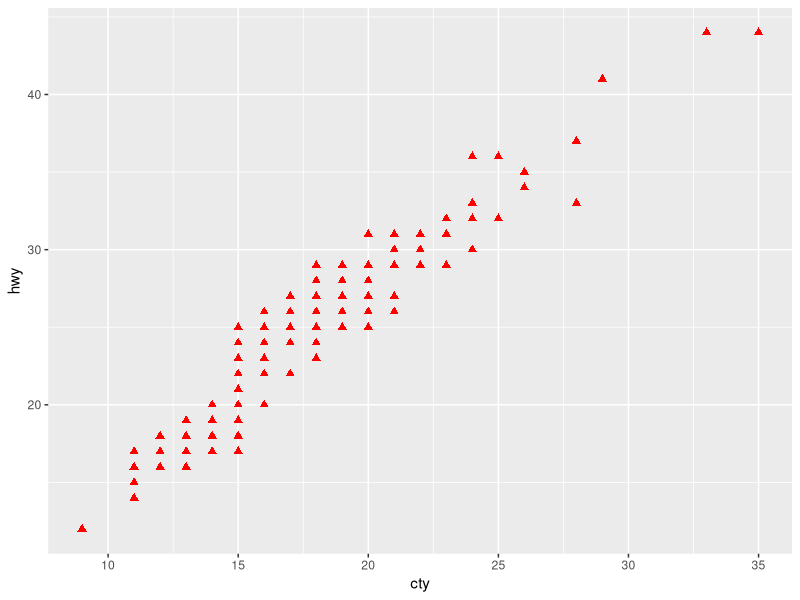
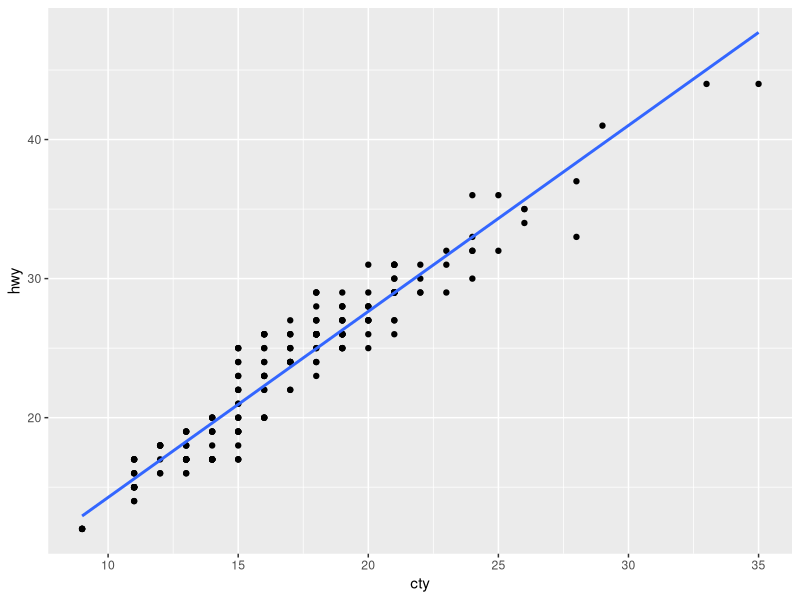
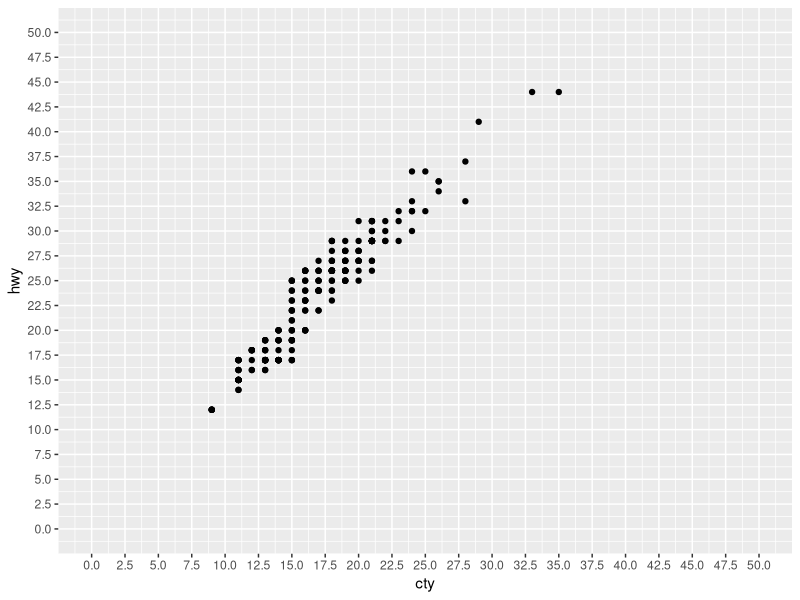
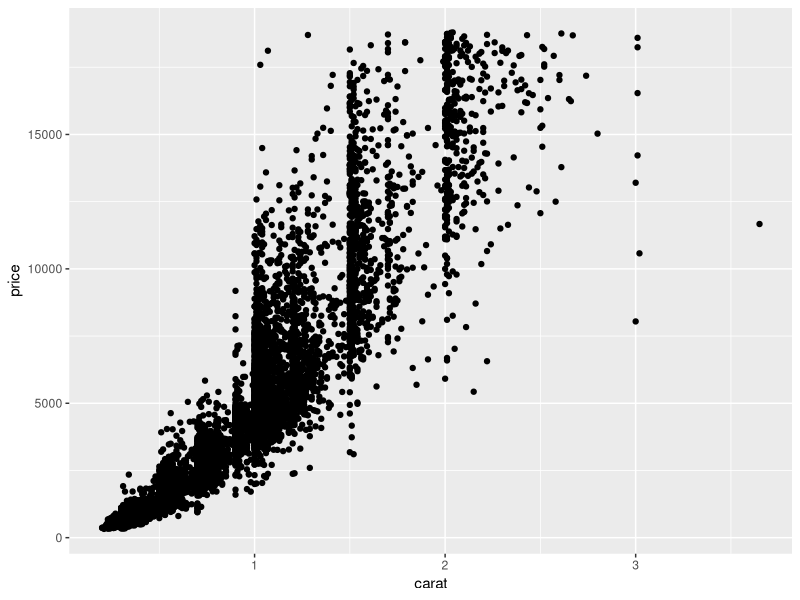
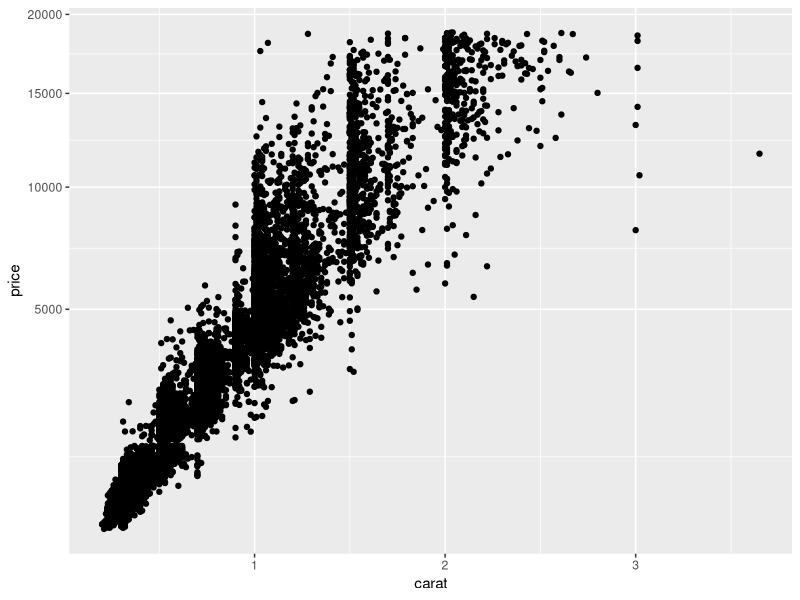
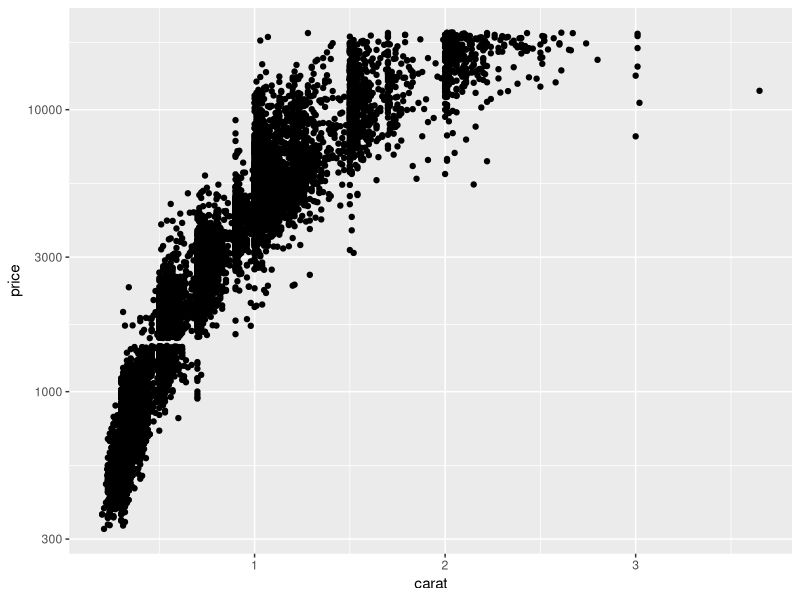
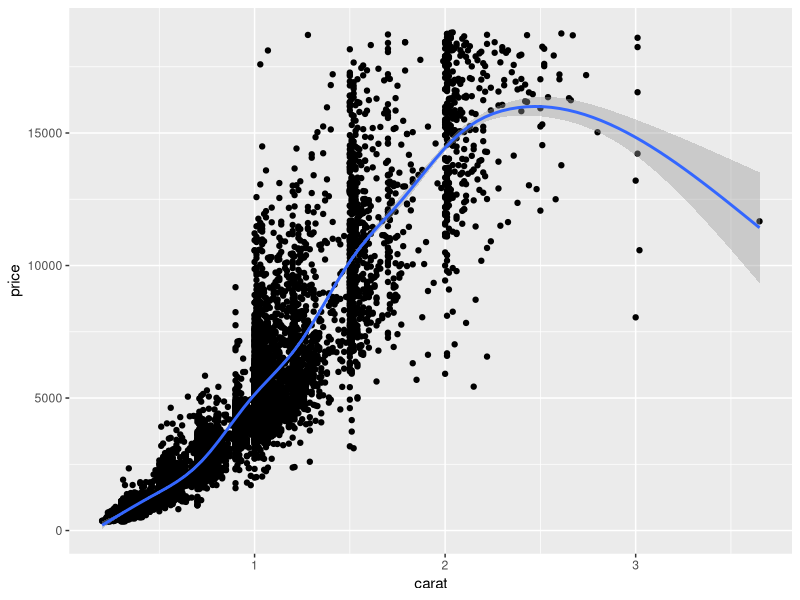

Source code (R) for these figures, in order:
# clear work space
rm(list = ls())
graphics.off()

# load libraries
library(ggplot2)
library(dplyr)
library(tibble)

## Scatter plot
mpg %>% 
  ggplot(aes(x = cty,
             y = hwy)) +
  geom_point(color = "red",
             shape = 17,
             size = 2)

## add regression line
mpg %>% 
  ggplot(aes(x = cty,
             y = hwy)) +
  geom_point() +
  geom_smooth(method = "lm",
              se = F)

## add scales to the axis
mpg %>% 
  ggplot(aes(x = cty,
             y = hwy)) +
  geom_point() +
  scale_x_continuous(breaks = seq(0, 50, 2.5),
                     limits = c(0, 50)) +
  scale_y_continuous(breaks = seq(0, 50, 2.5),
                     limits = c(0, 50))

## Diamond data set
set.seed(123)

df.diamonds <- diamonds %>%  sample_n(10000)

df.diamonds %>% 
  ggplot(aes(x = carat,
             y = price)) +
  geom_point()

## alter y - axis - transform nonlinear trend to linear trend
# square root trans. & log10() trans
df.diamonds %>% 
  ggplot(aes(x = carat,
             y = price)) +
  geom_point()+
  scale_y_sqrt()

df.diamonds %>% 
  ggplot(aes(x = carat,
             y = price)) +
  geom_point()+
  scale_y_log10()

## add smoothng line - auto detect
df.diamonds %>% 
  ggplot(aes(x = carat,
             y = price)) +
  geom_point() +
  geom_smooth()